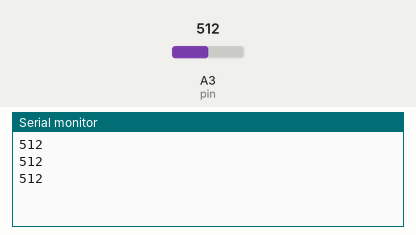
A sketch run on a simulated Arduino Uno, built with avr-gcc and run on an emulated ATmega328P. Parts: the last lines printed to the serial monitor. The inputs (shaded band) are chosen by the test bench; at power-on: A3 (pin) = 512.

Above: at 1.3 s.
1.4 s: A3 (pin) set to 716
At 1.9 s:
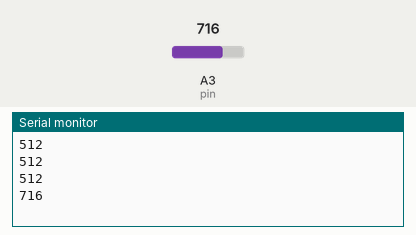
2.9 s: A3 (pin) set to 900
At 3.4 s:
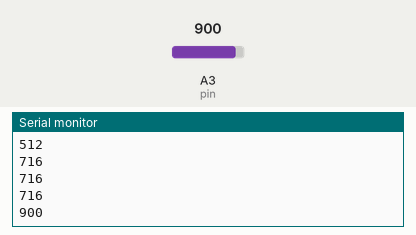
Timing chart, 0 to 5.9 s (numbered marks = the images above; inputs shaded):
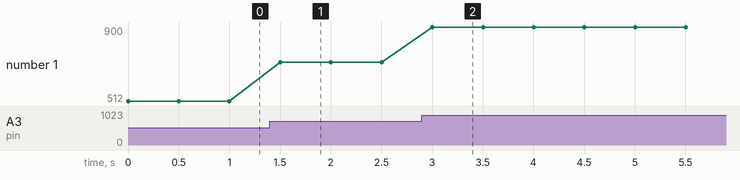

The sketch:

mq-2.ino
```cpp
int pin = A3;

void setup() {
  Serial.begin(115200);
  pinMode(pin, INPUT);//選告GPIO 13作為輸入（Mq2氣體感測）
}

void loop() {
  int GasValue;//宣告變數GasValue
  GasValue = analogRead(pin); //讀取的GPIO 13讀取的數值放在GasValue
  Serial.println(GasValue); //GasValue顯示在序列視窗

  delay(500);
}
```

Measured:
- after the input at 1.4 s, the serial monitor: prints a new line after 0.10 s (image 1)
- after the input at 2.9 s, the serial monitor: prints a new line after 0.10 s (image 2)
- plotted number 1: 512 → 716 after the input at 1.4 s, 716 → 900 after the input at 2.9 s
